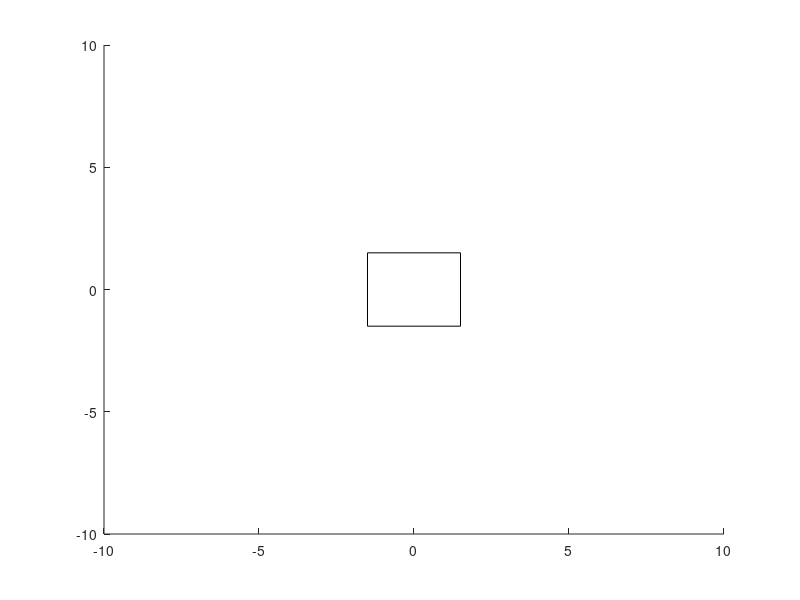

Write the MATLAB code that produced this figure. (Note: this script raises an error after producing the figure.)
SR_robot = hgtransform;

R=rectangle('Position',[-1.5 -1.5 3 3],'Parent',SR_robot);

axis([-10 10 -10 10]);

%---------------------------
x=-5; y=-5;

M= makehgtform('translate',[x y 0]);

SR_robot.Matrix=M;
%------------------
x=4; y=-3;
theta=pi/4;

M=makehgtform('translate',[x y 0],'zrotate',theta);

SR_robot.Matrix=M;
%------------------
%Definicion de las ruedas
rueda_size=[-0.5 -0.1 1 0.2];

SR_rueda_derecha=hgtransform('Parent',SR_robot);
rueda_derecha=rectangle('Position',rueda_size,'Parent',SR_rueda_derecha);

M=makehgtform('translate',[0 -1 0]);
SR_rueda_derecha.Matrix=M;

%---------------------
%
SR_rueda_izquierda=hgtransform('Parent',SR_robot);
rueda_izquierda=rectangle('Position',rueda_size,'Parent',SR_rueda_izquierda);

M=makehgtform('translate',[0 1 0]);
SR_rueda_izquierda.Matrix=M;

%---------------------------

%SR_cabeza=hgtransform('Parent',SR_robot);
SR_cabeza=cabeza
cabeza_size=[-0.25 -0.5 0.5 1];
cabeza=rectangle('Position',cabeza_size,'Parent',SR_cabeza);

alfa=0;
M=makehgtform('translate',[1 0 0],'zrotate',alfa);
SR_cabeza.Matrix=M;